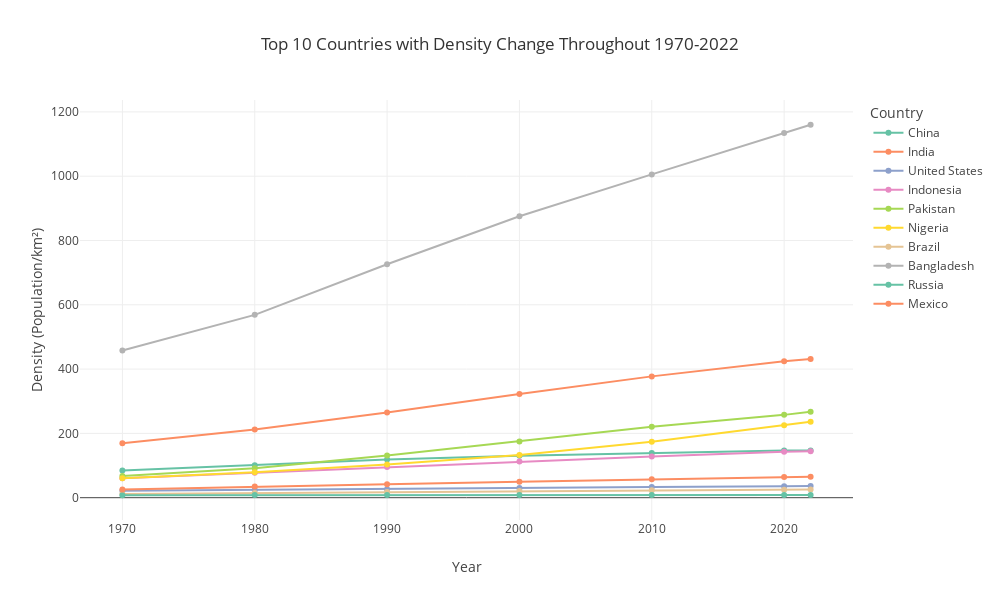

Notebook code cell kept with this figure:
### Markdown cell above
**🔎 Observation:** China and India are the top 2 countries with the highest population as expected. US is the third in the list with almost 1/4 of India. Above graph also shows that how fast the population changes. while US's population increases only 50%, <ins>China doubles and India triples</ins> their population within the last 50 years.

### Code cell
fig = px.line(top10, x='Year', y='Density', color='Country', markers=True, 
              title='Top 10 Countries with Density Change Throughout 1970-2022', 
              width=1000, height=600, labels={'Density':'Density (Population/km²)'})
fig.show()

### Figure 1 — Plotly figure (JSON) as saved in the notebook; plotly's stock layout.template omitted (floating-point values rounded to 4 significant figures)
{"data": [{"hovertemplate": "Country=China<br>Year=%{x}<br>Density (Population/km²)=%{y}<extra></extra>", "legendgroup": "China", "line": {"color": "rgb(102,194,165)", "dash": "solid"}, "marker": {"symbol": "circle"}, "mode": "markers+lines", "name": "China", "orientation": "v", "showlegend": true, "type": "scatter", "x": ["1970", "1980", "1990", "2000", "2010", "2020", "2022"], "xaxis": "x", "y": [84.74, 101.2, 118.9, 130.2, 138.9, 146.8, 146.9], "yaxis": "y"}, {"hovertemplate": "Country=India<br>Year=%{x}<br>Density (Population/km²)=%{y}<extra></extra>", "legendgroup": "India", "line": {"color": "rgb(252,141,98)", "dash": "solid"}, "marker": {"symbol": "circle"}, "mode": "markers+lines", "name": "India", "orientation": "v", "showlegend": true, "type": "scatter", "x": ["1970", "1980", "1990", "2000", "2010", "2020", "2022"], "xaxis": "x", "y": [169.6, 212.0, 264.8, 322.3, 377.4, 424.7, 431.1], "yaxis": "y"}, {"hovertemplate": "Country=United States<br>Year=%{x}<br>Density (Population/km²)=%{y}<extra></extra>", "legendgroup": "United States", "line": {"color": "rgb(141,160,203)", "dash": "solid"}, "marker": {"symbol": "circle"}, "mode": "markers+lines", "name": "United States", "orientation": "v", "showlegend": true, "type": "scatter", "x": ["1970", "1980", "1990", "2000", "2010", "2020", "2022"], "xaxis": "x", "y": [21.37, 23.81, 26.47, 30.13, 33.2, 35.84, 36.09], "yaxis": "y"}, {"hovertemplate": "Country=Indonesia<br>Year=%{x}<br>Density (Population/km²)=%{y}<extra></extra>", "legendgroup": "Indonesia", "line": {"color": "rgb(231,138,195)", "dash": "solid"}, "marker": {"symbol": "circle"}, "mode": "markers+lines", "name": "Indonesia", "orientation": "v", "showlegend": true, "type": "scatter", "x": ["1970", "1980", "1990", "2000", "2010", "2020", "2022"], "xaxis": "x", "y": [60.5, 77.8, 95.64, 112.4, 128.1, 142.7, 144.7], "yaxis": "y"}, {"hovertemplate": "Country=Pakistan<br>Year=%{x}<br>Density (Population/km²)=%{y}<extra></extra>", "legendgroup": "Pakistan", "line": {"color": "rgb(166,216,84)", "dash": "solid"}, "marker": {"symbol": "circle"}, "mode": "markers+lines", "name": "Pakistan", "orientation": "v", "showlegend": true, "type": "scatter", "x": ["1970", "1980", "1990", "2000", "2010", "2020", "2022"], "xaxis": "x", "y": [67.23, 91.42, 130.9, 175.0, 220.5, 257.6, 267.4], "yaxis": "y"}, {"hovertemplate": "Country=Nigeria<br>Year=%{x}<br>Density (Population/km²)=%{y}<extra></extra>", "legendgroup": "Nigeria", "line": {"color": "rgb(255,217,47)", "dash": "solid"}, "marker": {"symbol": "circle"}, "mode": "markers+lines", "name": "Nigeria", "orientation": "v", "showlegend": true, "type": "scatter", "x": ["1970", "1980", "1990", "2000", "2010", "2020", "2022"], "xaxis": "x", "y": [60.15, 78.97, 103.1, 133.0, 174.2, 225.5, 236.6], "yaxis": "y"}, {"hovertemplate": "Country=Brazil<br>Year=%{x}<br>Density (Population/km²)=%{y}<extra></extra>", "legendgroup": "Brazil", "line": {"color": "rgb(229,196,148)", "dash": "solid"}, "marker": {"symbol": "circle"}, "mode": "markers+lines", "name": "Brazil", "orientation": "v", "showlegend": true, "type": "scatter", "x": ["1970", "1980", "1990", "2000", "2010", "2020", "2022"], "xaxis": "x", "y": [11.32, 14.36, 17.7, 20.65, 23.06, 25.04, 25.28], "yaxis": "y"}, {"hovertemplate": "Country=Bangladesh<br>Year=%{x}<br>Density (Population/km²)=%{y}<extra></extra>", "legendgroup": "Bangladesh", "line": {"color": "rgb(179,179,179)", "dash": "solid"}, "marker": {"symbol": "circle"}, "mode": "markers+lines", "name": "Bangladesh", "orientation": "v", "showlegend": true, "type": "scatter", "x": ["1970", "1980", "1990", "2000", "2010", "2020", "2022"], "xaxis": "x", "y": [457.7, 568.7, 726.1, 875.5, 1006.0, 1135.0, 1160.0], "yaxis": "y"}, {"hovertemplate": "Country=Russia<br>Year=%{x}<br>Density (Population/km²)=%{y}<extra></extra>", "legendgroup": "Russia", "line": {"color": "rgb(102,194,165)", "dash": "solid"}, "marker": {"symbol": "circle"}, "mode": "markers+lines", "name": "Russia", "orientation": "v", "showlegend": true, "type": "scatter", "x": ["1970", "1980", "1990", "2000", "2010", "2020", "2022"], "xaxis": "x", "y": [7.609, 8.086, 8.656, 8.588, 8.378, 8.517, 8.464], "yaxis": "y"}, {"hovertemplate": "Country=Mexico<br>Year=%{x}<br>Density (Population/km²)=%{y}<extra></extra>", "legendgroup": "Mexico", "line": {"color": "rgb(252,141,98)", "dash": "solid"}, "marker": {"symbol": "circle"}, "mode": "markers+lines", "name": "Mexico", "orientation": "v", "showlegend": true, "type": "scatter", "x": ["1970", "1980", "1990", "2000", "2010", "2020", "2022"], "xaxis": "x", "y": [25.6, 34.47, 41.6, 49.82, 57.29, 64.14, 64.91], "yaxis": "y"}], "layout": {"height": 600, "legend": {"title": {"text": "Country"}, "tracegroupgap": 0}, "title": {"text": "Top 10 Countries with Density Change Throughout 1970-2022"}, "width": 1000, "xaxis": {"anchor": "y", "autorange": true, "domain": [0, 1], "range": [1967.0, 2025.0], "title": {"text": "Year"}, "type": "linear"}, "yaxis": {"anchor": "x", "autorange": true, "domain": [0, 1], "range": [-69.38, 1237.0], "title": {"text": "Density (Population/km²)"}, "type": "linear"}}}
